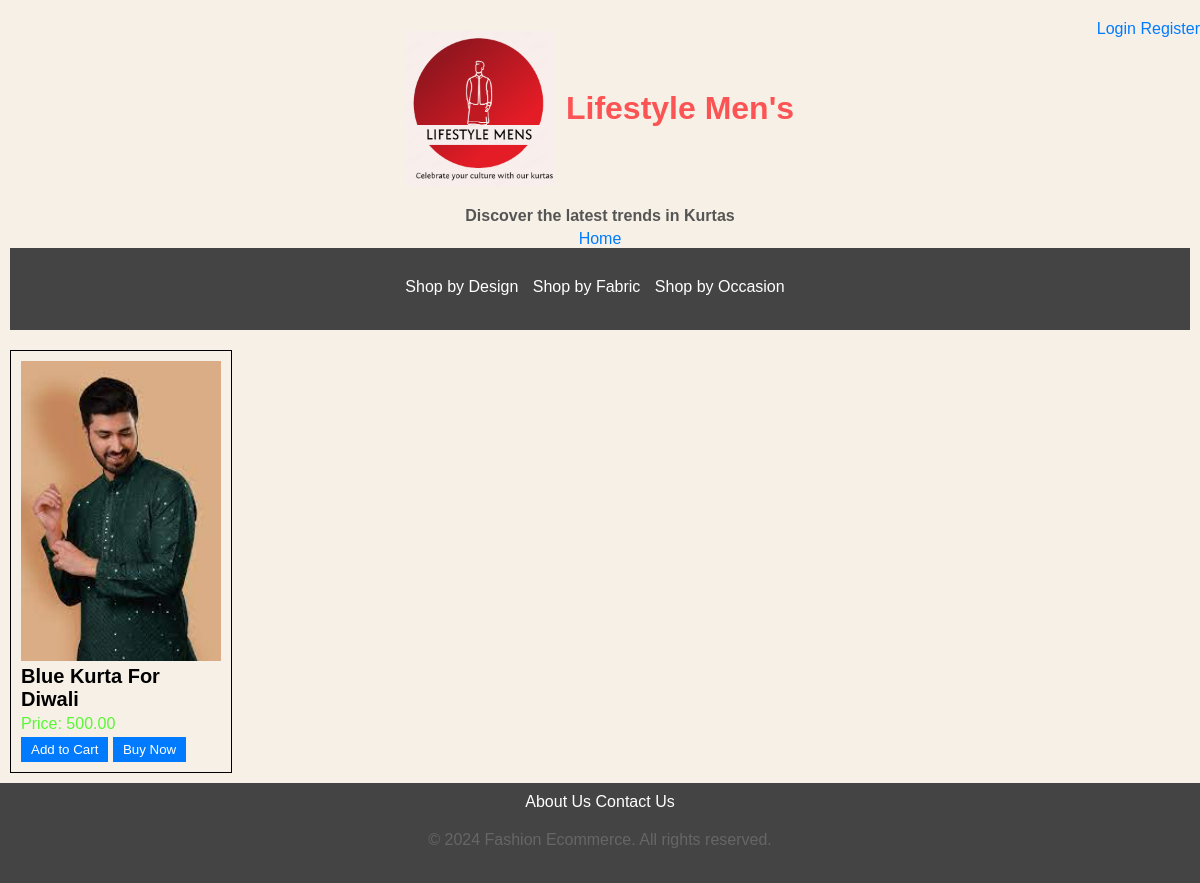
Before: / with the older database file.
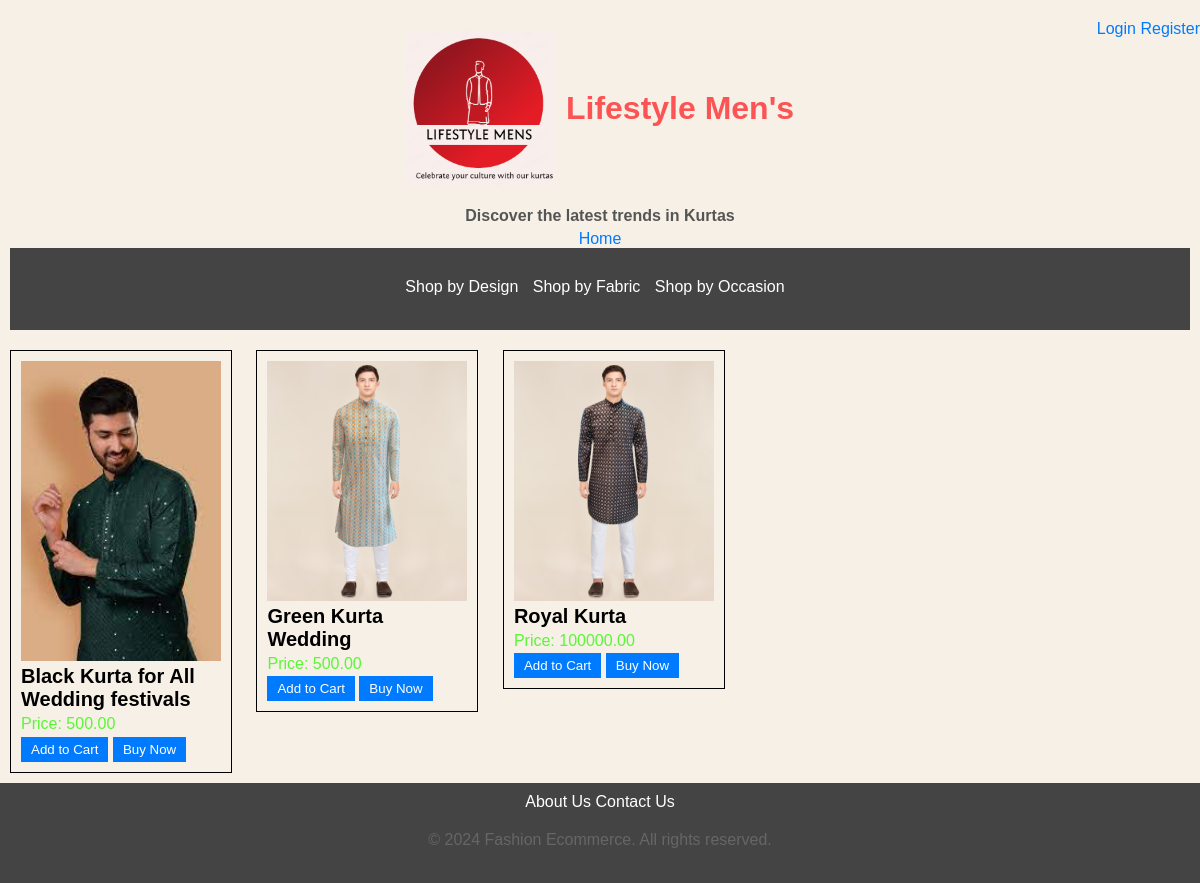
After: the same page with the newer database file.
### users/models.py (models this page shows, shortened)
class Kurta(models.Model):
    fest = models.ForeignKey(festival, on_delete=models.CASCADE, related_name="kurtas")
    price = models.DecimalField(max_digits=10, decimal_places=2)  # Use DecimalField for price to handle cents/dollars
    color = models.CharField(max_length=50)
    name = models.CharField(max_length=100)  # Increased max_length for the name
    image = models.ImageField(upload_to='kurta_images/')  # Specify upload path for images
    size = models.CharField(max_length=10, choices=[('S', 'Small'), ('M', 'Medium'), ('L', 'Large'), ('XL', 'Extra Large')])  # Example sizes, you can adjust as needed
    stock = models.PositiveIntegerField(default=0)  # Track available stock
    created_at = models.DateTimeField(auto_now_add=True)  # Track creation date/time
    updated_at = models.DateTimeField(auto_now=True)  # Track last update date/time
    class Meta:
        verbose_name_plural = "Kurtas"

### users/views.py (the view)
# urls.py: 2. Add a URL to urlpatterns:  path('', views.home, name='home')
def home(request):
    return render(request, 'users/home.html', context={
        "Kurtas":Kurta.objects.all(),
    })

### users/templates/users/home.html
{% extends 'users/layout.html' %}
{% block body %}
{% load static %}
{% for kurta in Kurtas %}
    <a href="product.html">
        <div class="product">
            <img src="{{kurta.image.url}}" alt="Kurta1">
            <h2>{{kurta.name}}</h2>
            <p>Price: {{kurta.price}}</p>
            <button>Add to Cart</button>
            <button>Buy Now</button>
        </div>
    </a>
{% endfor %}
{% endblock %}

### users/templates/users/layout.html (shortened to what this page needs)
{% load static %}
<!DOCTYPE html>
<html lang="en">
    <head>
        <link rel="stylesheet" type="text/css" href="{% static 'users/styles.css' %}">
    </head>
    <header>
        <h1><img src="{%static 'users/logo.png'%}" width="150px">Lifestyle Men's</h1>
        <h4>Discover the latest trends in Kurtas</h4>
        <p style="position: absolute; top: 0; right: 0;"><a href="login.html">Login</a> <a href="register.html">Register</a></p>
    <a href="{% url 'home' %}">Home</a>
    <nav>
        <p><a href="#">Shop by Design</a>    <a href="#">Shop by Fabric</a>     <a href="#">Shop by Occasion</a></p>
    </nav>
</header>
<body>
    {% block body %}
    {% endblock %}
</body>
<footer>
    <a href="about.html">About Us       Contact Us</a>
    <p>© 2024 Fashion Ecommerce. All rights reserved.</p>
</footer>
</html>

### users/static/users/styles.css (style rules this page uses)
body { font-family: Arial, sans-serif; background-color: #f7f0e6; margin: 0; padding: 0; }
header { background-color: #f7f0e6; color: #fc5454; text-align: center; padding: 10px; }
footer { background-color: #444; color: #fc5454; text-align: center; padding: 10px; }
nav { background-color: #444; padding: 10px; }
nav a { color: #fff; text-decoration: none; margin-right: 10px; }
.product { border: 1px solid #000; margin: 10px; padding: 10px; width: 200px; display: inline-block; grid-template-rows: 1fr 1fr auto; gap: 10px; vertical-align: top; transition: background-color 0.3s, box-shadow 0.3s; }
.product img { width: 100%; }
.product h2 { font-size: 20px; color: #000; margin: 0; }
.product p { font-size: 16px; color: #2af900c4; margin: 0; }
.product button { background-color: #007bff; color: #fff; border: none; padding: 5px 10px; cursor: pointer; }
footer a { color: #fff; text-decoration: none; margin: 0 10px; }
h4 { margin: 5px 0; }
a { text-decoration: none; color: #007bff; }
h4 { color: #555; }
p { line-height: 1.6; color: #666; margin-bottom: 20px; }
h1 { display: flex; align-items: center; justify-content: center; }
h1 img { width: 150px; height: auto; margin-right: 10px; }
h1 img, h1 span { display: inline-block; vertical-align: middle; }

Changed rows visible on the page:
removed Kurta: image (picture), name "Blue Kurta For Diwali", price "500.00"
added Kurta: image (picture), name "Black Kurta for All Wedding festivals", price "500.00"
added Kurta: image (picture), name "Green Kurta Wedding", price "500.00"
added Kurta: image (picture), name "Royal Kurta", price "100000.00"
